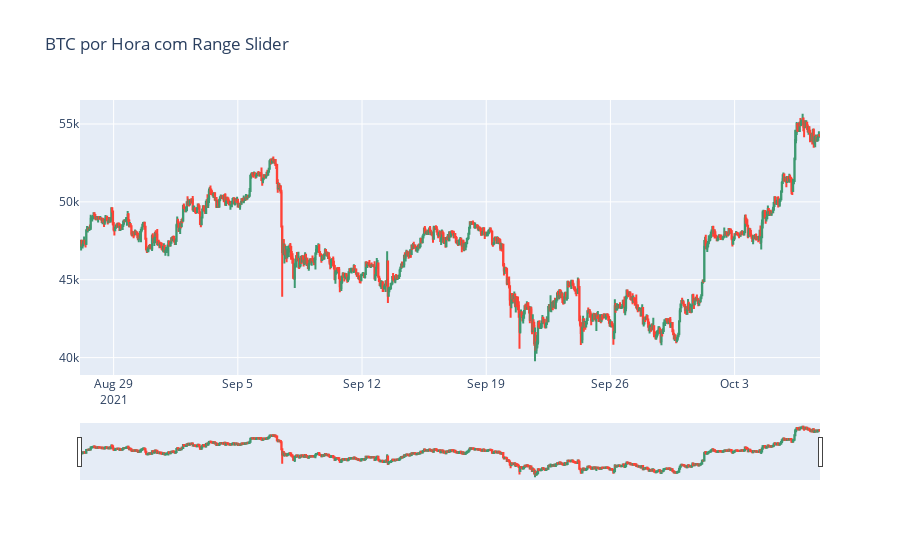

The cell this chart's notebook holds for it:
### Code cell
fig = go.Figure(data=[go.Candlestick(x=btc['timestamp'][:],
                open=btc['open'], high=btc['high'],
                low=btc['low'], close=btc['close'])
                     ])

fig.update_layout(xaxis_rangeslider_visible=True, title='BTC por Hora com Range Slider')
fig.show();

### Figure 1 — Plotly figure (JSON) as saved in the notebook; plotly's stock layout.template omitted (floating-point values rounded to 4 significant figures; data arrays with more than 128 entries replaced by an {"elided": "..."} marker saying what was removed)
{"data": [{"close": {"elided": "1001 float values"}, "high": {"elided": "1001 float values"}, "low": {"elided": "1001 float values"}, "open": {"elided": "1001 float values"}, "type": "candlestick", "x": {"elided": "1001 str values"}}], "layout": {"title": {"text": "BTC por Hora com Range Slider"}, "xaxis": {"rangeslider": {"visible": true}}}}
